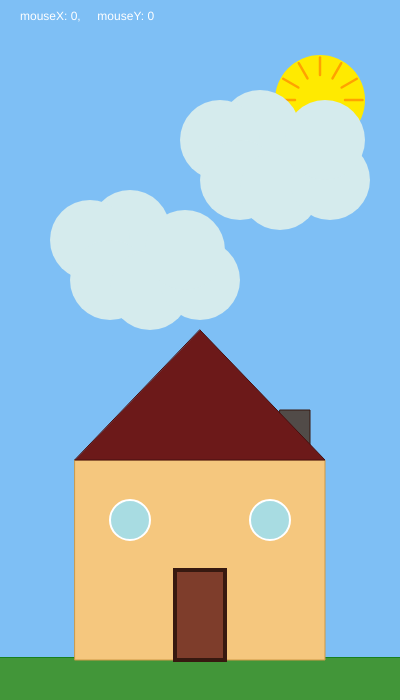
Frame 1 (no input)
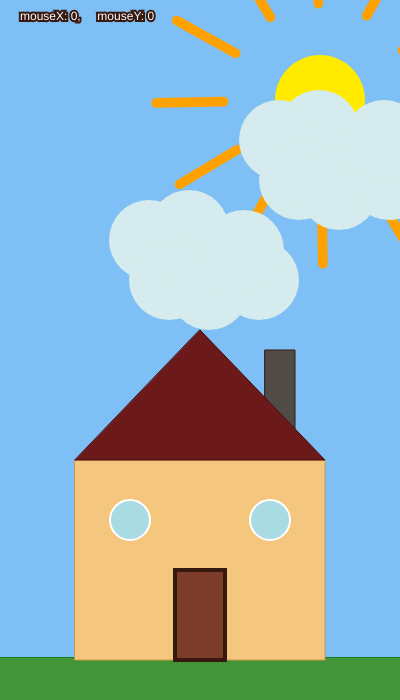
Frame 60 (no input)
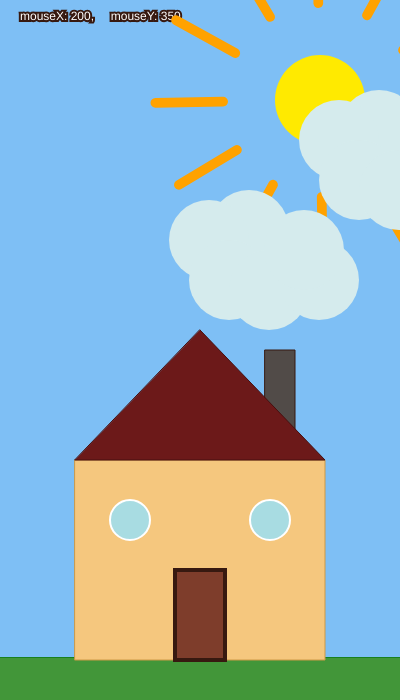
Frame 120 (the mouse pressed at the canvas centre since frame 60)

The p5.js sketch that drew these frames (run headless with seeded random() and noise() and a simulated clock; from frame 60 on, the mouse is pressed at the canvas centre):

// p5.js sketch
// ── sketch.js
let xMax = 400;
let yMax = 700;

let xcasa = xMax/2;
let ycasa = yMax*0.8;

let xprato = 0;
let yprato = 680;

let xtetto = xMax/2;
let ytetto = 510;

let xnuvola = 50;
let ynuvola = 50;

// coordinate del sole
let xSole = 320;
let ySole = 100;
let raggiSole = 50;
let angoloSole = 0; // rotazione raggi

let tempo = 0;
let scalaDibase = 0.5;




function setup() {
  createCanvas(400, 700);
  angleMode(DEGREES); // lavora in gradi per semplicità
}


function draw() {
  background("#7ebff5ff");
  //mostrare un testo bianco che mostra le coordinate del mouse sul foglio da disegno
  fill(255); //bianco
  //string, x, y
  text("mouseX: " + mouseX + ", \
    mouseY: " + mouseY,20,20);


  //aprire contesto di disegno

 // sole
  push();
  translate(xSole, ySole); // sposta l'origine al centro del sole
  noStroke();
  fill("#ffea00"); // giallo sole
  ellipse(0, 0, 90, 90); // disegna il cerchio al centro

  // raggi del sole rotanti e sclalanti

  
  
  
  stroke("#ffa200ff");
  strokeWeight(5);
  rotate(angoloSole); // ruota il sistema di coordinate
  scale(scalaDibase); // ingrandisce i raggi
  tempo += 1; // velocità pulsazione
  scalaDibase = 1.5 + sin(tempo) * 0.5; // scala che varia nel tempo
  // disegna i raggi
  for (let i = 0; i < 12; i++) {
    let angle = 360 / 12 * i;
    let x1 = cos(angle) * raggiSole;
    let y1 = sin(angle) * raggiSole;
    let x2 = cos(angle) * (raggiSole + 35);
    let y2 = sin(angle) * (raggiSole + 35);
    line(x1, y1, x2, y2);
  }
  pop();

  // aggiorna rotazione
  angoloSole += 1;
  if (angoloSole >= 360) angoloSole = 0;

 
//nuvola
fill("#d5ebedff");
stroke(255);
strokeWeight(0);
ellipse(xnuvola +80, ynuvola+180, 80, 80);
ellipse(xnuvola +40, ynuvola+190, 80, 80);
ellipse(xnuvola +60, ynuvola+230, 80, 80);
ellipse(xnuvola +100, ynuvola+240, 80, 80);
ellipse(xnuvola +150, ynuvola+230, 80, 80);
ellipse(xnuvola +135, ynuvola+200, 80, 80);

ellipse(xnuvola +210, ynuvola+80, 80, 80);
ellipse(xnuvola +170, ynuvola+90, 80, 80);
ellipse(xnuvola +190, ynuvola+130, 80, 80);
ellipse(xnuvola +230, ynuvola+140, 80, 80);
ellipse(xnuvola +280, ynuvola+130, 80, 80);
ellipse(xnuvola +275, ynuvola+90, 80, 80);



xnuvola = xnuvola + 1;
// quando la ynuvola sarà oltre una certa soglia allora dobbiamo resettare la y del razzo
let soglia = +xMax * 0.6;
if(xnuvola > soglia){
  xnuvola = -xMax
}


//camino
fill("#514b48ff");
stroke("#371910ff");
strokeWeight(1);
rect(xcasa +80, ycasa-150, 30, 120);


// prato
 push();
 fill("#429639ff");
 stroke("#18801fff");
//alternativa
rectMode(CENTER)
rect(xprato, yprato +0, 8000, 45,);


//casa
 push();
 fill("#f5c77eff");
 stroke("#cd9946ff");
rect(xcasa, ycasa +0, 250, 200,);


//tetto
fill("#6c1919ff")
stroke("#470f0fff")
triangle(xtetto-125, ytetto-50, xtetto+125, ytetto-50, xtetto, ytetto-180)

//finestra destra
fill("#a8dce2ff");
stroke(255);
strokeWeight(2);
ellipse(xcasa +70, ycasa-40, 40, 40);


//finestra sinistra
fill("#a8dce2ff");
stroke(255);
strokeWeight(2);
ellipse(xcasa -70, ycasa-40, 40, 40);


//portone
fill("#7e3d2bff");
stroke("#371910ff");
strokeWeight(4);
rect(xcasa +0, ycasa+55, 50, 90);


}
